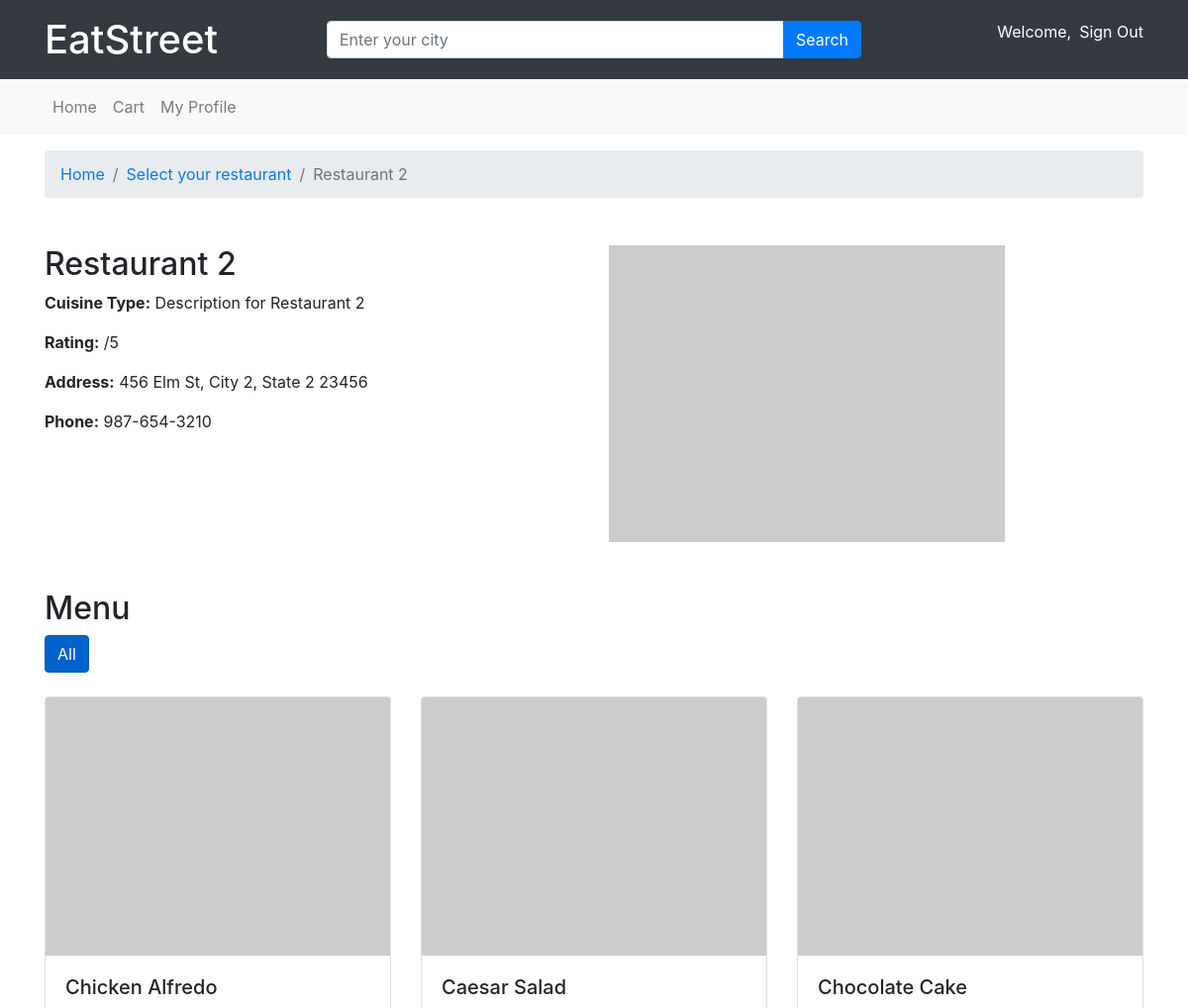
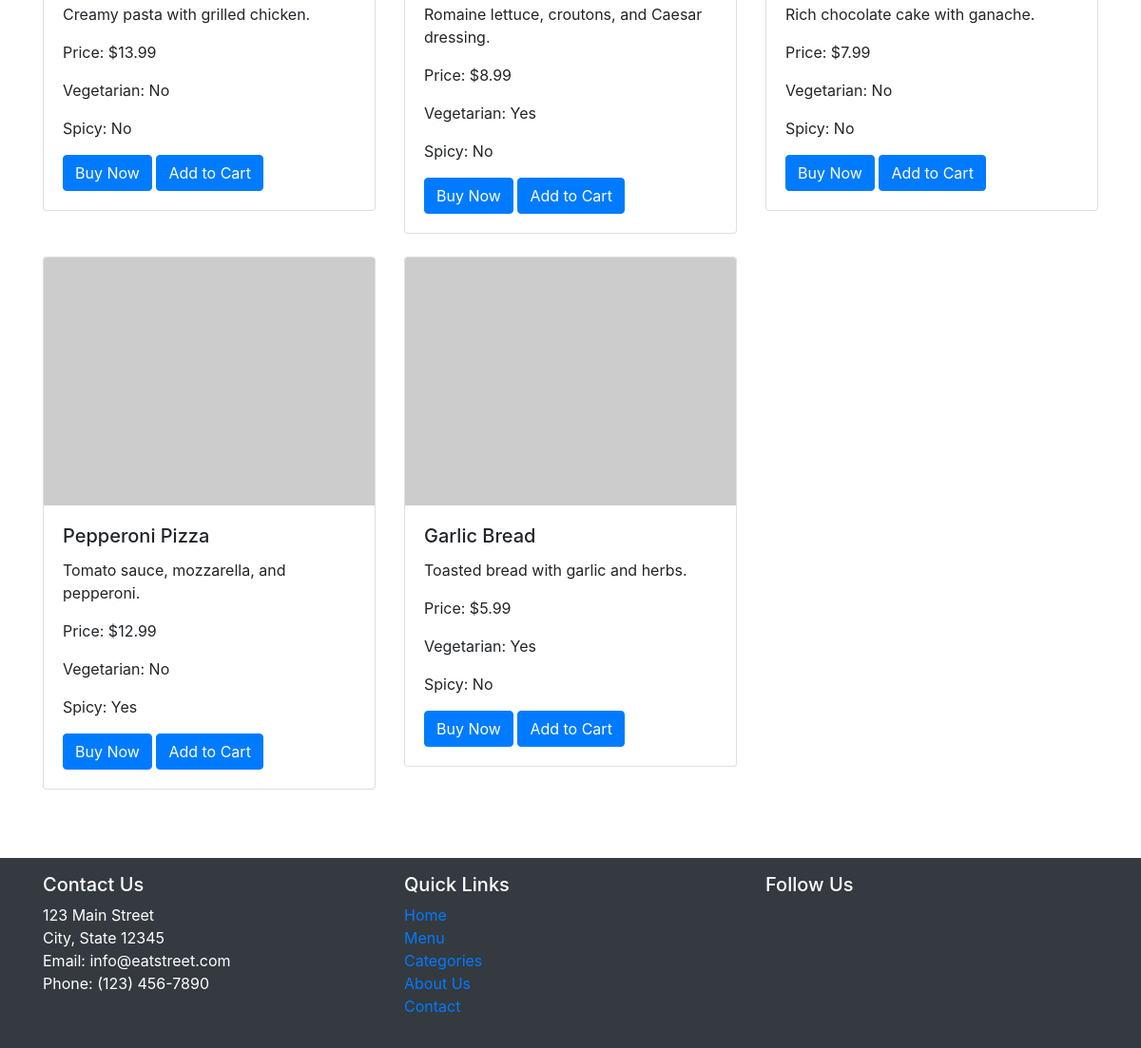
The app's page /menu.php?restaurant_id=2 (signed in) with its own data (2 pictures, top to bottom).
### tables this page shows
CREATE TABLE restaurants (
    restaurant_id INT AUTO_INCREMENT PRIMARY KEY,
    name VARCHAR(100) NOT NULL,
    description TEXT,
    address VARCHAR(255),
    city VARCHAR(50),
    state VARCHAR(50),
    postal_code VARCHAR(20),
    phone_number VARCHAR(15),
    email VARCHAR(100),
    website VARCHAR(255),
    created_at TIMESTAMP DEFAULT CURRENT_TIMESTAMP
);

CREATE TABLE menu (
    menu_id INT AUTO_INCREMENT PRIMARY KEY,
    restaurant_id INT NOT NULL,
    name VARCHAR(100) NOT NULL,
    description TEXT,
    category VARCHAR(50),
    price DECIMAL(10, 2) NOT NULL,
    is_vegetarian BOOLEAN,
    is_spicy BOOLEAN,
    created_at TIMESTAMP DEFAULT CURRENT_TIMESTAMP,
    FOREIGN KEY (restaurant_id) REFERENCES restaurants(restaurant_id)
);

### menu.php (the view, shortened to what this page needs)
<?php
require_once 'connection/connect.php';
if (isset($_GET['restaurant_id']) && is_numeric($_GET['restaurant_id'])) {
    $restaurant_id = $_GET['restaurant_id'];
    $restaurant_query = "SELECT * FROM restaurants WHERE restaurant_id = $restaurant_id";
    $restaurant_result = mysqli_query($conn, $restaurant_query);
    if ($restaurant_result) {
        $restaurant_data = mysqli_fetch_assoc($restaurant_result);
        $menu_query = "SELECT * FROM menu WHERE restaurant_id = $restaurant_id";
        $menu_result = mysqli_query($conn, $menu_query);
    }
} else {
    echo "Invalid restaurant ID or no restaurant ID provided.";
    exit;
}
?>
<!DOCTYPE html>
<html lang="en">
<head>
    <link rel="stylesheet" href="https://stackpath.bootstrapcdn.com/bootstrap/4.5.2/css/bootstrap.min.css">
    <link rel="stylesheet" href="css/styles.css">
</head>
<body>
    <?php include 'includes/header.php'; ?>
    <?php include 'includes/navbar.php'; ?>
    <nav aria-label="breadcrumb" class="container my-3">
        <ol class="breadcrumb">
            <li class="breadcrumb-item"><a href="#">Home</a></li>
            <li class="breadcrumb-item"><a href="#">Select your restaurant</a></li>
            <li class="breadcrumb-item active" aria-current="page"><?php echo $restaurant_data['name']; ?></li>
        </ol>
    </nav>
    <section class="container my-5">
        <div class="row">
            <div class="col-md-6">
                <h2><?php echo $restaurant_data['name']; ?></h2>
                <p><strong>Cuisine Type:</strong> <?php echo $restaurant_data['description']; ?></p>
                <p><strong>Rating:</strong> <?php echo $restaurant_data['rating']; ?>/5</p>
                <p><strong>Address:</strong> <?php echo $restaurant_data['address']; ?>, <?php echo $restaurant_data['city']; ?>, <?php echo $restaurant_data['state']; ?> <?php echo $restaurant_data['postal_code']; ?></p>
                <p><strong>Phone:</strong> <?php echo $restaurant_data['phone_number']; ?></p>
            </div>
            <div class="col-md-6">
            <img src="https://via.placeholder.com/400x300" alt="Restaurant Image" class="img-fluid">
            </div>
        </div>
    </section>
    <section class="container my-5">
        <h2>Menu</h2>
        <div class="btn-group mb-4">
            <button type="button" class="btn btn-primary active" data-category="all">All</button>
        </div>
        <div class="row" id="user_menuItems">
            <?php
            while ($menu_item = mysqli_fetch_assoc($menu_result)) {
                ?>
                <div class="col-md-4 mb-4" data-category="<?php echo $menu_item['category']; ?>">
                    <div class="card">
                    <img src="https://via.placeholder.com/400x300" class="card-img-top" alt="menu-item">
                        <div class="card-body">
                            <h5 class="card-title"><?php echo $menu_item['name']; ?></h5>
                            <p class="card-text"><?php echo $menu_item['description']; ?></p>
                            <p class="card-text">Price: $<?php echo $menu_item['price']; ?></p>
                            <?php
                            if ($menu_item['is_vegetarian']) {
                                echo '<p class="card-text">Vegetarian: Yes</p>';
                            } else {
                                echo '<p class="card-text">Vegetarian: No</p>';
                            }
                            if ($menu_item['is_spicy']) {
                                echo '<p class="card-text">Spicy: Yes</p>';
                            } else {
                                echo '<p class="card-text">Spicy: No</p>';
                            }
                            ?>
                            <a class="btn btn-primary" onclick="">Buy Now</a>
                            <a class="btn btn-primary" onclick="addToCart(<?php echo $menu_item['menu_id'] ?>);">Add to Cart</a>
                        </div>
                    </div>
                </div>
                <?php
            }
            ?>
        </div>
    </section>
    <?php include 'includes/footer.php'; ?>
</body>
</html>

### records on screen
restaurants: name "Restaurant 2", description "Description for Restaurant 2", address "456 Elm St", city "City 2", state "State 2", postal_code "23456", phone_number "987-654-3210"
menu: name "Chicken Alfredo", description "Creamy pasta with grilled chicken.", price "13.99", is_vegetarian "Vegetarian: No", is_spicy "Spicy: No"
menu: name "Caesar Salad", description "Romaine lettuce, croutons, and Caesar dressing.", price "8.99", is_vegetarian "Vegetarian: Yes", is_spicy "Spicy: No"
menu: name "Chocolate Cake", description "Rich chocolate cake with ganache.", price "7.99", is_vegetarian "Vegetarian: No", is_spicy "Spicy: No"
menu: name "Pepperoni Pizza", description "Tomato sauce, mozzarella, and pepperoni.", price "12.99", is_vegetarian "Vegetarian: No", is_spicy "Spicy: Yes"
menu: name "Garlic Bread", description "Toasted bread with garlic and herbs.", price "5.99", is_vegetarian "Vegetarian: Yes", is_spicy "Spicy: No"
